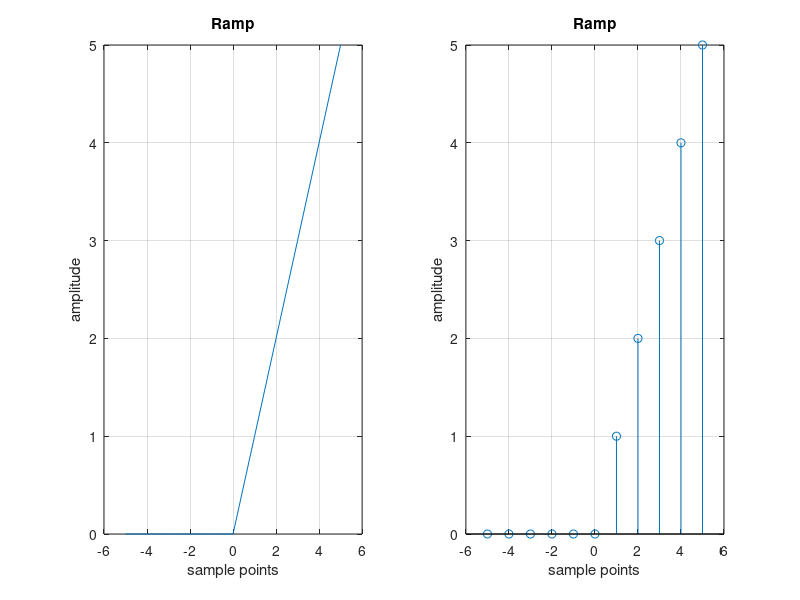

Write MATLAB code to recreate this figure.
clear all;
close all;
n1=input("entr the starting point:");
n2=input("Enter end point:");
sample_points=-n1:1:n2;
points=0:1:n2;
amplitude=[zeros(1,n1), points];
subplot(121);
plot(sample_points,amplitude);
xlabel("sample points");
ylabel("amplitude");
title("Ramp");
grid on;
subplot(122);
stem(sample_points,amplitude);
xlabel("sample points");
ylabel("amplitude");
title("Ramp"); 
grid on;